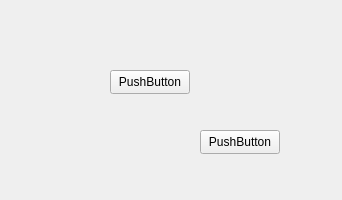
<?xml version="1.0" encoding="UTF-8"?>
<ui version="4.0">
 <class>MainWindow</class>
 <widget class="QMainWindow" name="MainWindow">
  <property name="windowModality">
   <enum>Qt::WindowModality::ApplicationModal</enum>
  </property>
  <property name="enabled">
   <bool>true</bool>
  </property>
  <property name="geometry">
   <rect>
    <x>0</x>
    <y>0</y>
    <width>342</width>
    <height>200</height>
   </rect>
  </property>
  <property name="sizePolicy">
   <sizepolicy hsizetype="Ignored" vsizetype="Ignored">
    <horstretch>0</horstretch>
    <verstretch>0</verstretch>
   </sizepolicy>
  </property>
  <property name="minimumSize">
   <size>
    <width>200</width>
    <height>100</height>
   </size>
  </property>
  <property name="font">
   <font>
    <hintingpreference>PreferDefaultHinting</hintingpreference>
   </font>
  </property>
  <property name="cursor">
   <cursorShape>IBeamCursor</cursorShape>
  </property>
  <property name="tabletTracking">
   <bool>true</bool>
  </property>
  <property name="acceptDrops">
   <bool>false</bool>
  </property>
  <property name="windowTitle">
   <string>Лабораторная работа</string>
  </property>
  <property name="windowIcon">
   <iconset theme="QIcon::ThemeIcon::UserAvailable"/>
  </property>
  <property name="accessibleIdentifier">
   <string/>
  </property>
  <property name="autoFillBackground">
   <bool>true</bool>
  </property>
  <property name="dockOptions">
   <set>QMainWindow::DockOption::AllowTabbedDocks|QMainWindow::DockOption::AnimatedDocks|QMainWindow::DockOption::VerticalTabs</set>
  </property>
  <widget class="QWidget" name="widget">
   <property name="sizePolicy">
    <sizepolicy hsizetype="Minimum" vsizetype="MinimumExpanding">
     <horstretch>0</horstretch>
     <verstretch>0</verstretch>
    </sizepolicy>
   </property>
   <property name="font">
    <font>
     <hintingpreference>PreferFullHinting</hintingpreference>
    </font>
   </property>
   <property name="tabletTracking">
    <bool>true</bool>
   </property>
   <property name="layoutDirection">
    <enum>Qt::LayoutDirection::LeftToRight</enum>
   </property>
   <widget class="QPushButton" name="pushButton">
    <property name="geometry">
     <rect>
      <x>110</x>
      <y>70</y>
      <width>80</width>
      <height>24</height>
     </rect>
    </property>
    <property name="text">
     <string>PushButton</string>
    </property>
   </widget>
   <widget class="QPushButton" name="pushButton_2">
    <property name="geometry">
     <rect>
      <x>200</x>
      <y>130</y>
      <width>80</width>
      <height>24</height>
     </rect>
    </property>
    <property name="text">
     <string>PushButton</string>
    </property>
   </widget>
  </widget>
 </widget>
 <resources/>
 <connections/>
</ui>
